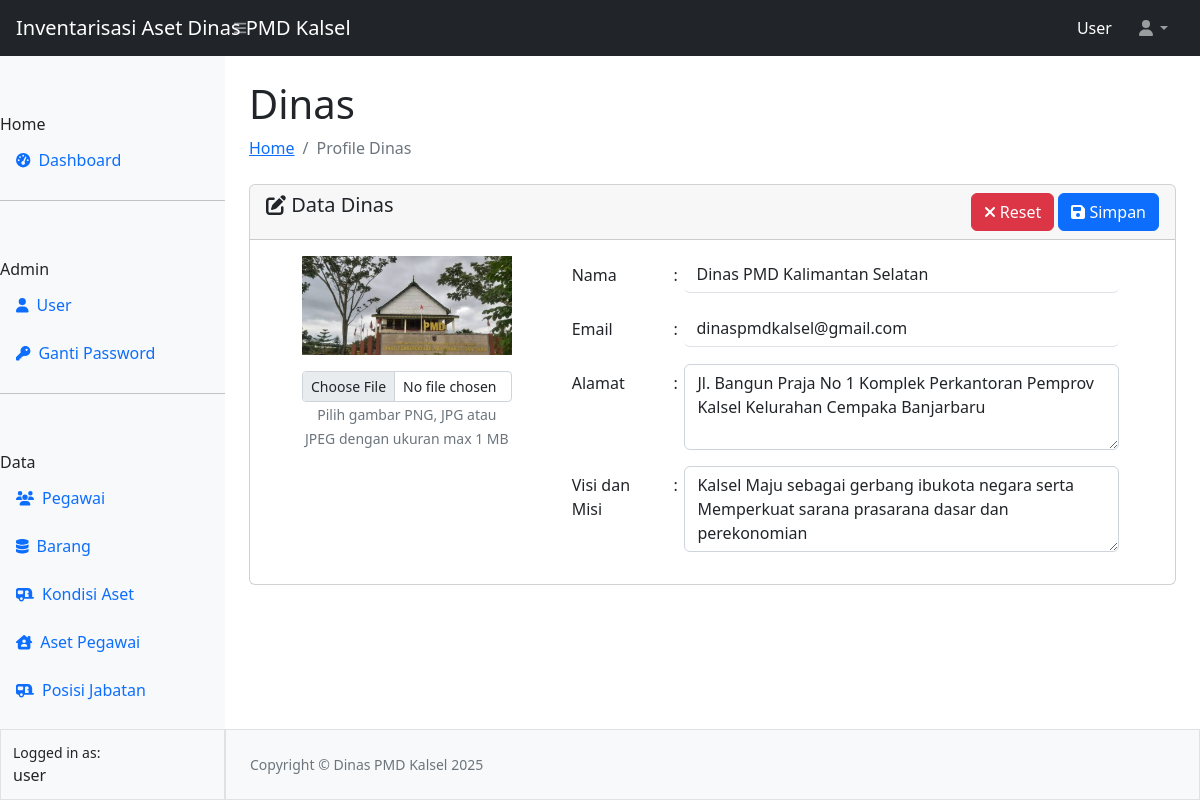
Page /dinas/profiledinas.php (signed in) on the committed database.
### tables this page shows
CREATE TABLE `tbl_diinas` (
  `id` int(11) NOT NULL,
  `nama` varchar(128) NOT NULL,
  `alamat` varchar(128) NOT NULL,
  `email` varchar(100) NOT NULL,
  `visimisi` varchar(256) NOT NULL,
  `gambar` varchar(100) NOT NULL
);

### dinas/profiledinas.php (the view, shortened to what this page needs)
<?php
require_once "../config.php";
require_once "../template/header.php";
require_once "../template/navbar.php";
require_once "../template/sidebar.php";
$dinas = mysqli_query($koneksi, "SELECT * FROM tbl_diinas WHERE id = 1");
$data = mysqli_fetch_array($dinas);
?>
<div id="layoutSidenav_content">
                <main>
                    <div class="container-fluid px-4">
                        <h1 class="mt-4">Dinas</h1>
                        <ol class="breadcrumb mb-4">
                            <li class="breadcrumb-item"><a href="../index.php">Home</a></li>
                            <li class="breadcrumb-item active">Profile Dinas</li>
                        </ol>
                        <form action="prosesdinas.php" method="POST" enctype="multipart/form-data">
                        <div class="card">
                          <div class="card-header">
                              <span class="h5"><i class="fa-solid fa-pen-to-square"></i> Data Dinas</span>
                              <button type="submit" name="simpan" class="btn btn-primary float-end"><i class="fa-solid fa-floppy-disk"></i> Simpan</button>
                              <button type="reset" name="reset" class="btn btn-danger float-end me-1"><i class="fa-solid fa-xmark"></i> Reset</button>
                          </div>
                          <div class="card-body">
                            <div class="row">
                              <div class="col-4 text-center px-5">
                                <img src="../asset/img/<?= $data['gambar'] ?>" alt="gambar dinas" class="mb-3" width="100%">
                                <input type="file" name="image" class="form-control form-control-sm">
                                <small class="text-secondary">Pilih gambar PNG, JPG atau JPEG dengan ukuran max 1 MB</small>
                              </div>
                              <div class="col-8">
                                  <div class="mb-3 row">
                                    <label for="nama" class="col-sm-2 col-form-label">Nama</label>
                                    <label for="nama" class="col-sm-1 col-form-label">:</label>
                                    <div class="col-sm-9" style="margin-left: -40px;">
                                      <input type="text" class="form-control border-0 border-bottom" id="nama" name="nama" value="<?= $data['nama'] ?>" placeholder="nama dinas" required>
                                    </div>
                                  </div>
                                  <div class="mb-3 row">
                                    <label for="email" class="col-sm-2 col-form-label">Email</label>
                                    <label for="email" class="col-sm-1 col-form-label">:</label>
                                    <div class="col-sm-9" style="margin-left: -40px;">
                                      <input type="email" class="form-control border-0 border-bottom" id="email" name="email" value="<?= $data['email'] ?>" placeholder="email dinas" required>
                                    </div>
                                  </div>
                                  <div class="mb-3 row">
                                    <label for="alamat" class="col-sm-2 col-form-label">Alamat</label>
                                    <label for="alamat" class="col-sm-1 col-form-label">:</label>
                                    <div class="col-sm-9" style="margin-left: -40px;">
                                      <textarea name="alamat" id="alamat" cols="30" rows="3" class="form-control" required><?= $data['alamat'] ?></textarea>
                                    </div>
                                  </div>
                                  <div class="mb-3 row">
                                    <label for="visimisi" class="col-sm-2 col-form-label">Visi dan Misi</label>
                                    <label for="visimisi" class="col-sm-1 col-form-label">:</label>
                                    <div class="col-sm-9" style="margin-left: -40px;">
                                      <textarea name="visimisi" id="visimisi" cols="30" rows="3" class="form-control" required><?= $data['visimisi'] ?></textarea>
                                    </div>
                                  </div>
                              </div>
                            </div>
                          </div>
                      </div>
                      </form>
                  </div>
                </main>
<?php
require_once "../template/footer.php";
?>

### rows in the picture
tbl_diinas: gambar (picture), nama "Dinas PMD Kalimantan Selatan", email "dinaspmdkalsel@gmail.com", alamat "Jl. Bangun Praja No 1 Komplek Perkantoran Pemprov Kalsel Kelurahan Cempaka Banjarbaru", visimisi "Kalsel Maju sebagai gerbang ibukota negara serta Memperkuat sarana prasarana dasar dan perekonomian"

### other values in the picture
$_SESSION["ssUser"] "User"
$_SESSION["ssUser"] "user"
